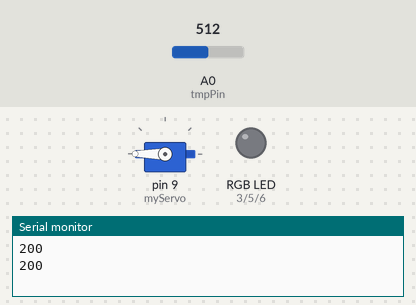
A sketch run on a simulated Arduino Uno, built with avr-gcc and run on an emulated ATmega328P. Shown: servo, an RGB LED mixed from three pins (HIGH = lit), the last lines printed to the serial monitor. The test bench sets the inputs (shaded band); at power-on: A0 (tmpPin) = 512.

Above: at 1.8 s.
1.9 s: A0 (tmpPin) set to 306
At 3.8 s:
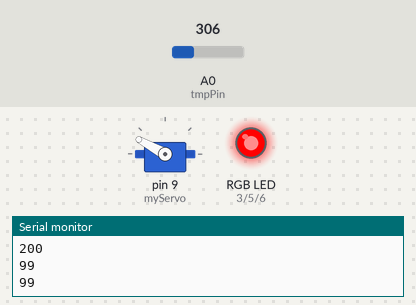
4.5 s: A0 (tmpPin) set to 122
At 7.2 s:
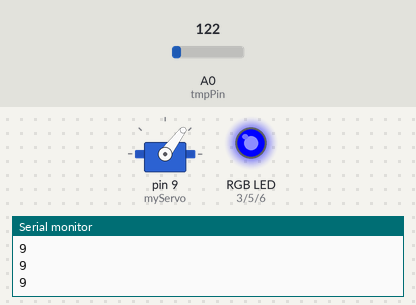
7.5 s: A0 (tmpPin) set to 70
At 9.7 s:
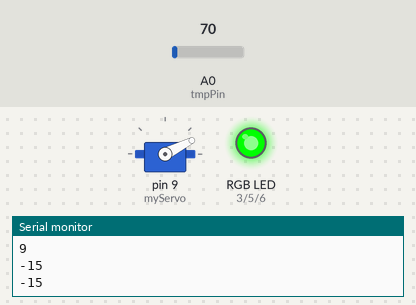
10.5 s: A0 (tmpPin) set to 40
At 12.2 s:
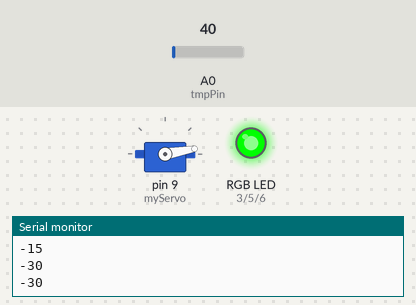
12.5 s: A0 (tmpPin) set to 120
At 13.8 s:
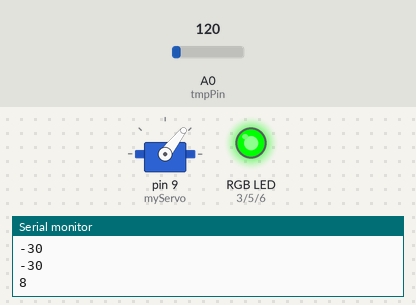
15.5 s: A0 (tmpPin) set to 10
At 16.3 s:
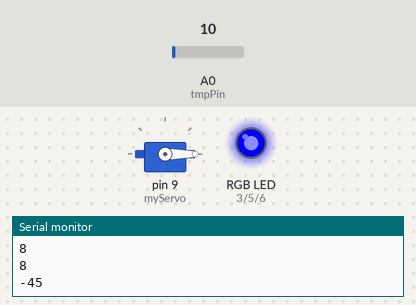
Timing chart, 0 to 18.5 s (numbered marks = the images above; inputs shaded):
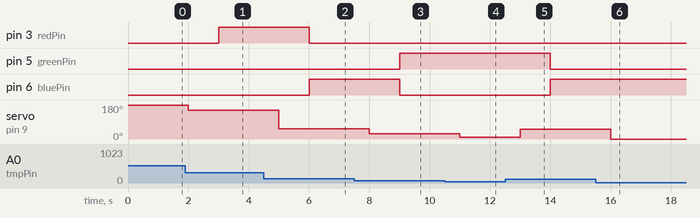

The sketch:

copy_of_cansat_2022_2023_software_training_task1.ino
```cpp
#include <Servo.h>

// C++ code
//
int tmpPin = A0;
int tmpValue;
double temp;
int redPin = 3;
int greenPin = 5;
int bluePin = 6;
Servo myServo;
int val;

void setup()
{
  pinMode(redPin, OUTPUT);
  pinMode(greenPin, OUTPUT);
  pinMode(bluePin, OUTPUT);
  myServo.attach(9);
  Serial.begin(9600);
}

void loop()
{
  tmpValue = ((analogRead(A0) * (5.0/1024))-0.5)/0.01;
  val = map(tmpValue, -40, 125, 0, 180);
  myServo.write(val);
  Serial.println(tmpValue);
  delay(1000);
  if ((-40 <= tmpValue) && (tmpValue <= -10)){
    rgbSetter(0,0,255); //Blue
  }
  else if ((-10 < tmpValue) && (tmpValue <= 20)){
    rgbSetter(0,255,0); //Green
  }
  else if ((20 < tmpValue) && (tmpValue <= 50)) {
    rgbSetter(255,255,0); //Yellow
  }
  else if ((50 < tmpValue) && (tmpValue <= 80)) {
    rgbSetter(255,0,255); //Purple
  }
  else if ((80 < tmpValue) && (tmpValue <= 110)) {
    rgbSetter(255,0,0); //Red
  }
  else if ((110 < tmpValue) && (tmpValue <= 125)) {
    rgbSetter(255,255,255); //White
  }
}

void rgbSetter(int redValue, int blueValue, int greenValue){
  analogWrite(redPin, redValue);
  analogWrite(greenPin, greenValue);
  analogWrite(bluePin, blueValue);
}
```

Measured:
- after the input at 1.9 s, pin 3 (redPin): LOW → HIGH after 1.1 s; servo on pin 9 (myServo): 180° → 151° after 0.10 s
- after the input at 4.5 s, pin 3 (redPin): HIGH → LOW after 1.5 s; pin 6 (bluePin): LOW → HIGH after 1.5 s; servo on pin 9 (myServo): 151° → 53° after 0.50 s
- after the input at 7.5 s, pin 5 (greenPin): LOW → HIGH after 1.5 s; pin 6 (bluePin): HIGH → LOW after 1.5 s; servo on pin 9 (myServo): 53° → 27° after 0.50 s
- after the input at 10.5 s, servo on pin 9 (myServo): 27° → 10° after 0.51 s
- after the input at 12.5 s, pin 5 (greenPin): HIGH → LOW after 1.5 s; pin 6 (bluePin): LOW → HIGH after 1.5 s; servo on pin 9 (myServo): 10° → 52° after 0.51 s
- after the input at 15.5 s, servo on pin 9 (myServo): 52° → 0° after 0.51 s
